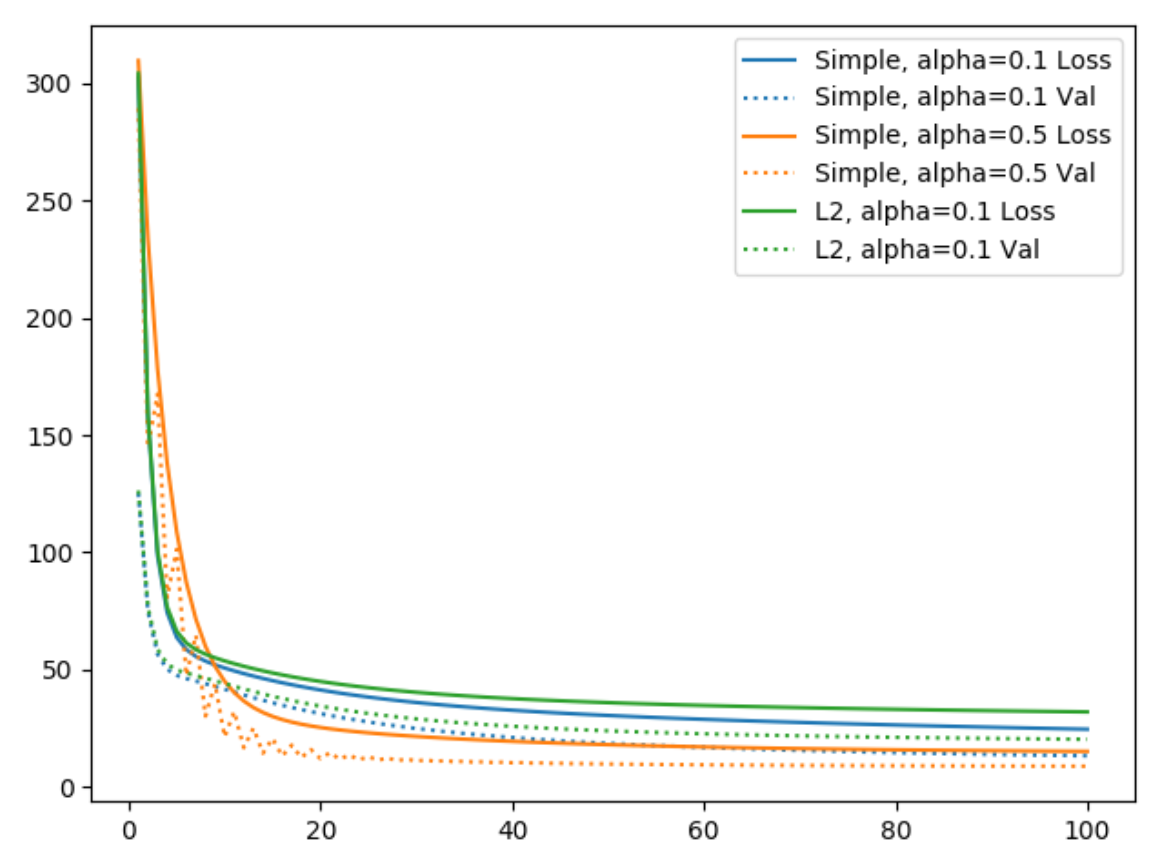

Python code for this plot:
import numpy as np
from mlearn.pure import linear
from sklearn import datasets
from sklearn.model_selection import train_test_split
import matplotlib.pyplot as plt

learning_rate = 0.1
epochs = 100
verbosity = 0

models = [
    {
        "name": "Simple, alpha=0.1",
        "model": linear.Linear(epochs=epochs, learning_rate=learning_rate, verbosity=verbosity),
        "loss": None,
        "val": None,
    },
    {
        "name": "Simple, alpha=0.5",
        "model": linear.Linear(epochs=epochs, learning_rate=0.5, verbosity=verbosity),
        "loss": None,
        "val": None,
    },
    {
        "name": "L2, alpha=0.1",
        "model": linear.LinearL2(epochs=epochs, learning_rate=learning_rate, decay_ratio=0.05, verbosity=verbosity),
        "loss": None,
        "val": None,
    }
]

X, y = datasets.load_boston(return_X_y=True)
# X, y = datasets.load_diabetes(return_X_y=True)
# X, y = datasets.make_regression(n_samples=1000, n_features=100, n_informative=10)
y = y.reshape(-1, 1)
train_X, test_X, train_y, test_y = train_test_split(X, y, test_size=0.2)
train_X, val_X, train_y, val_y = train_test_split(train_X, train_y, test_size=0.2)

for m in models:
    m["loss"], m["val"] = m["model"].train(train_X, train_y, val_X, val_y)


x_epochs = np.arange(1, epochs + 1)

color_map = plt.get_cmap("tab10")
for i, m in enumerate(models):
    plt.plot(x_epochs, m['loss'], label=m["name"] + " Loss", color=color_map(i), linestyle="-")
    plt.plot(x_epochs, m['val'], label=m["name"] + " Val", color=color_map(i), linestyle=":")

plt.legend()
plt.show()
